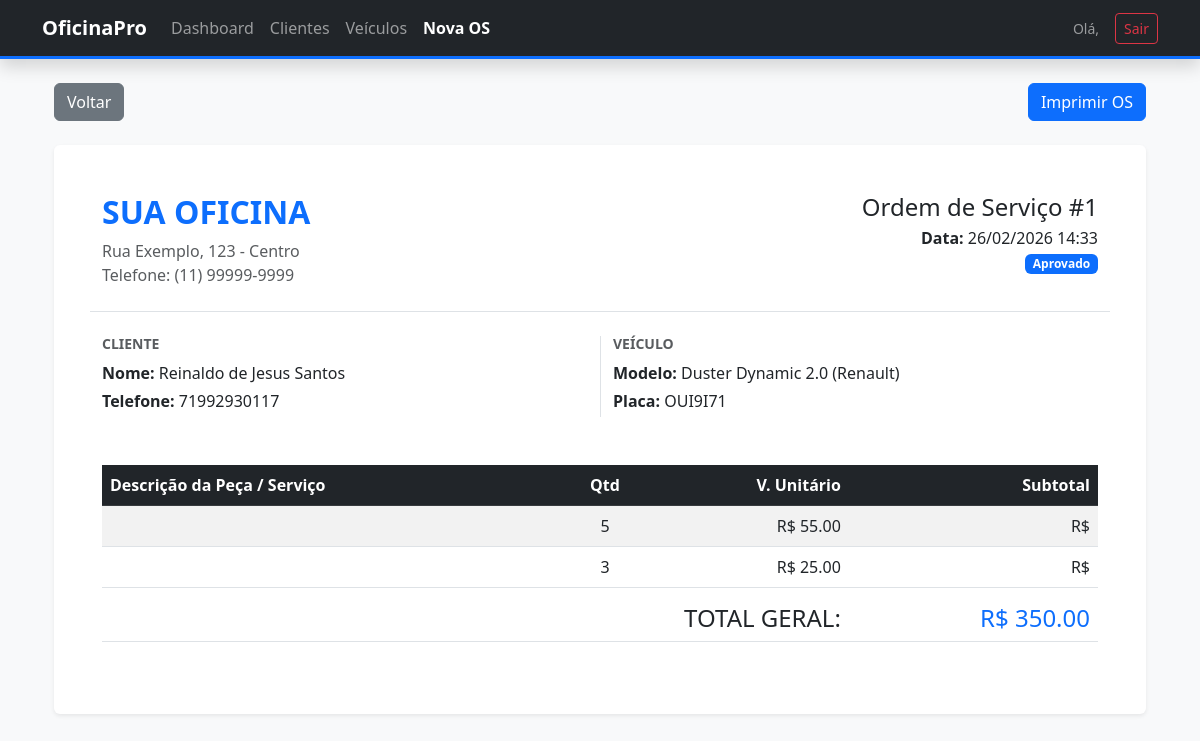
The app's page /oficina/os/visualizar/1/ with its own data.
### gestao/models.py (models this page shows, shortened)
class OrdemServico(models.Model):
    STATUS_CHOICES = [
        ("P", "Pendente"),
        ("A", "Aprovado"),
        ("F", "Finalizado"),
        ("C", "Cancelado"),  # Adicionei Cancelado para maior controle
    ]
    veiculo = models.ForeignKey(Veiculo, on_delete=models.CASCADE)
    mecanico = models.ForeignKey(User, on_delete=models.PROTECT)
    data_criacao = models.DateTimeField(auto_now_add=True)
    status = models.CharField(max_length=1, choices=STATUS_CHOICES,
                              default="P")
    observacoes = models.TextField(blank=True)
    @property
    def total_geral(self):
        return sum(item.subtotal for item in self.itens.all())

class Veiculo(models.Model):
    cliente = models.ForeignKey(
        Cliente, on_delete=models.CASCADE,
        related_name="veiculos"
    )
    placa = models.CharField(max_length=7, unique=True)
    modelo = models.CharField(max_length=50)
    marca = models.CharField(max_length=50)

class Cliente(models.Model):
    nome = models.CharField(max_length=100)
    email = models.EmailField()
    telefone = models.CharField(max_length=20)
    cpf = models.CharField(max_length=14, unique=True)

class ItemOrdemServico(models.Model):
    ordem_servico = models.ForeignKey(
        "OrdemServico", on_delete=models.CASCADE, related_name="itens"
    )
    produto = models.ForeignKey(
        Produto, on_delete=models.PROTECT, verbose_name="Peça/Produto"
    )
    quantidade = models.PositiveIntegerField(default=1)
    valor_unitario = models.DecimalField(
        max_digits=10, decimal_places=2
    )  # Salva o preço no momento da venda
    @property
    def subtotal(self):
        return self.quantidade * self.valor_unitario

### gestao/views.py (the view)
# urls.py: path("os/visualizar/<int:pk>/", views.detalhe_os, name="detalhe_os"),
def detalhe_os(request, pk):
    os = get_object_or_404(OrdemServico, pk=pk)
    return render(request, "gestao/detalhe_os.html", {"os": os})

### gestao/templates/gestao/detalhe_os.html (shortened to what this page needs)
{% extends 'gestao/base.html' %}
{% block content %}
<div class="container my-4">
    <div class="d-print-none mb-4 d-flex justify-content-between">
        <a href="{% url 'dashboard' %}" class="btn btn-secondary">
             Voltar
        </a>
        <div>
            <button onclick="window.print()" class="btn btn-primary">
                 Imprimir OS
            </button>
        </div>
    </div>
    <div class="card shadow-sm p-5 bg-white" id="printable-area">
        <div class="row border-bottom pb-4 mb-4">
            <div class="col-6">
                <h2 class="text-uppercase fw-bold text-primary">Sua Oficina</h2>
                <p class="text-muted mb-0">Rua Exemplo, 123 - Centro</p>
                <p class="text-muted mb-0">Telefone: (11) 99999-9999</p>
            </div>
            <div class="col-6 text-end">
                <h4 class="mb-1">Ordem de Serviço #{{ os.id }}</h4>
                <p class="mb-0"><strong>Data:</strong> {{ os.data_criacao|date:"d/m/Y H:i" }}</p>
                <span
                    class="badge {% if os.status == 'F' %}bg-success{% elif os.status == 'P' %}bg-warning{% else %}bg-primary{% endif %}">
                    {{ os.get_status_display }}
                </span>
            </div>
        </div>
        <div class="row mb-5">
            <div class="col-6">
                <h6 class="text-muted text-uppercase small fw-bold">Cliente</h6>
                <p class="mb-1"><strong>Nome:</strong> {{ os.veiculo.cliente.nome }}</p>
                <p class="mb-1"><strong>Telefone:</strong> {{ os.veiculo.cliente.telefone }}</p>
            </div>
            <div class="col-6 border-start">
                <h6 class="text-muted text-uppercase small fw-bold">Veículo</h6>
                <p class="mb-1"><strong>Modelo:</strong> {{ os.veiculo.modelo }} ({{ os.veiculo.marca }})</p>
                <p class="mb-1"><strong>Placa:</strong> {{ os.veiculo.placa }}</p>
            </div>
        </div>
        <table class="table table-striped mb-4">
            <thead class="table-dark">
                <tr>
                    <th>Descrição da Peça / Serviço</th>
                    <th class="text-center">Qtd</th>
                    <th class="text-end">V. Unitário</th>
                    <th class="text-end">Subtotal</th>
                </tr>
            </thead>
            <tbody>
                {% for item in os.itens.all %}
                <tr>
                    <td>{{ item.descricao }}</td>
                    <td class="text-center">{{ item.quantidade }}</td>
                    <td class="text-end">R$ {{ item.valor_unitario|floatformat:2 }}</td>
                    <td class="text-end">R$ {{ item.valor_total|floatformat:2 }}</td>
                </tr>
                {% endfor %}
            </tbody>
            <tfoot>
                <tr>
                    <th colspan="3" class="text-end h4 pt-3">TOTAL GERAL:</th>
                    <th class="text-end h4 pt-3 text-primary">R$ {{ os.total_geral|floatformat:2 }}</th>
                </tr>
            </tfoot>
        </table>
    </div>
</div>
{% endblock %}

### gestao/static/gestao/css/style.css (style rules this page uses)
body { background-color: #f8f9fa; }
.card { border: none; transition: transform 0.2s; }

### records on screen
OrdemServico: id "1", data_criacao "26/02/2026 14:33", status "Aprovado", veiculo.cliente.nome "Reinaldo de Jesus Santos", veiculo.cliente.telefone "71992930117", veiculo.modelo "Duster Dynamic 2.0", veiculo.marca "Renault", veiculo.placa "OUI9I71", total_geral "350.00"
ItemOrdemServico: quantidade "5", valor_unitario "55.00"
ItemOrdemServico: quantidade "3", valor_unitario "25.00"
